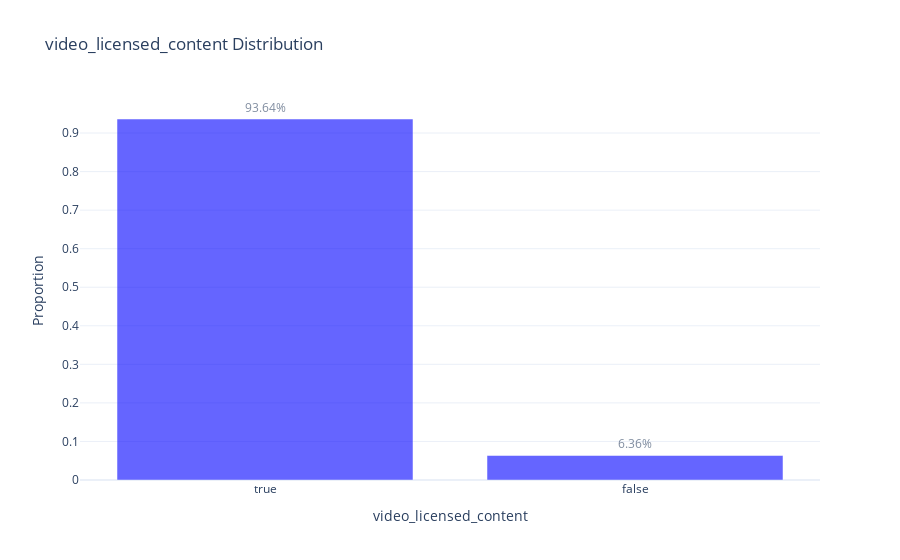

This figure's notebook cell:
### Code cell
histogram_unique(df, 'video_licensed_content')

### Figure 1 — Plotly figure (JSON) as saved in the notebook; plotly's stock layout.template omitted (floating-point values rounded to 4 significant figures)
{"data": [{"marker": {"color": "blue"}, "opacity": 0.6, "text": ["93.64%", "6.36%"], "textposition": "outside", "type": "bar", "x": [true, false], "y": [0.9364, 0.0636]}], "layout": {"showlegend": false, "title": {"text": "video_licensed_content Distribution"}, "xaxis": {"tickmode": "array", "tickvals": [true, false], "title": {"text": "video_licensed_content"}}, "yaxis": {"showgrid": true, "title": {"text": "Proportion"}}}}
